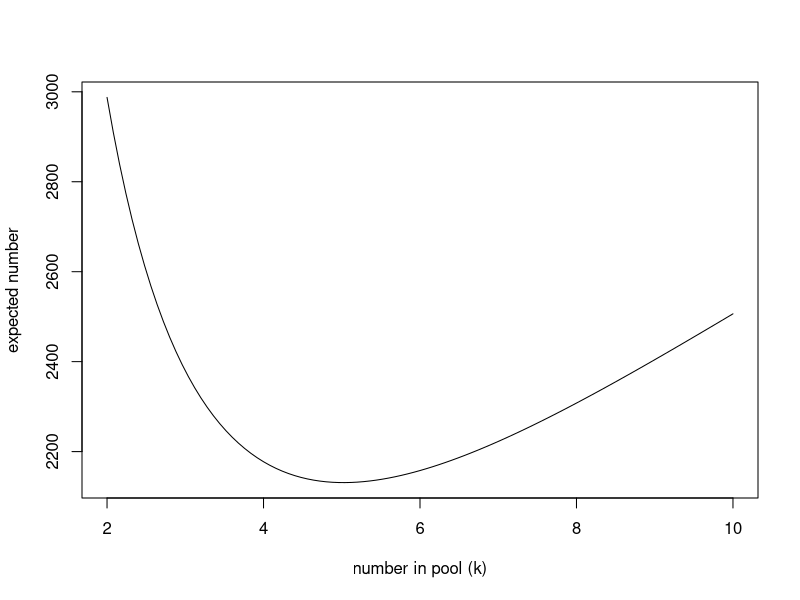

The R source for this figure:
## 1. Empirical (Simulation-based) solution


num_sim <- 10^3

set.seed(1)

p <- 0.05  # probability of infection
k <- 10    # size of pool
n <- 500   # number of pools
N <- n*k   # total number of people

# (A)의 검사 수: N = n*k

# (B) 방식

res <- numeric(num_sim)

for(i in 1:num_sim) {
  disease <- rbinom(N, size=1, prob=p)
  pool_mat <- matrix(disease, nrow=k, ncol=n)
  Y <- apply(pool_mat, 2, sum) >= 1
  res[i] <- n+sum(Y)*k
}

mean(res)
# [1] 2502.36

sd(res)
# [1] 108.3179

curve(N/x + x*(N/x)*(1-(1-p)^x), xlab="number in pool (k)",
      ylab="expected number", from=2, to=10)